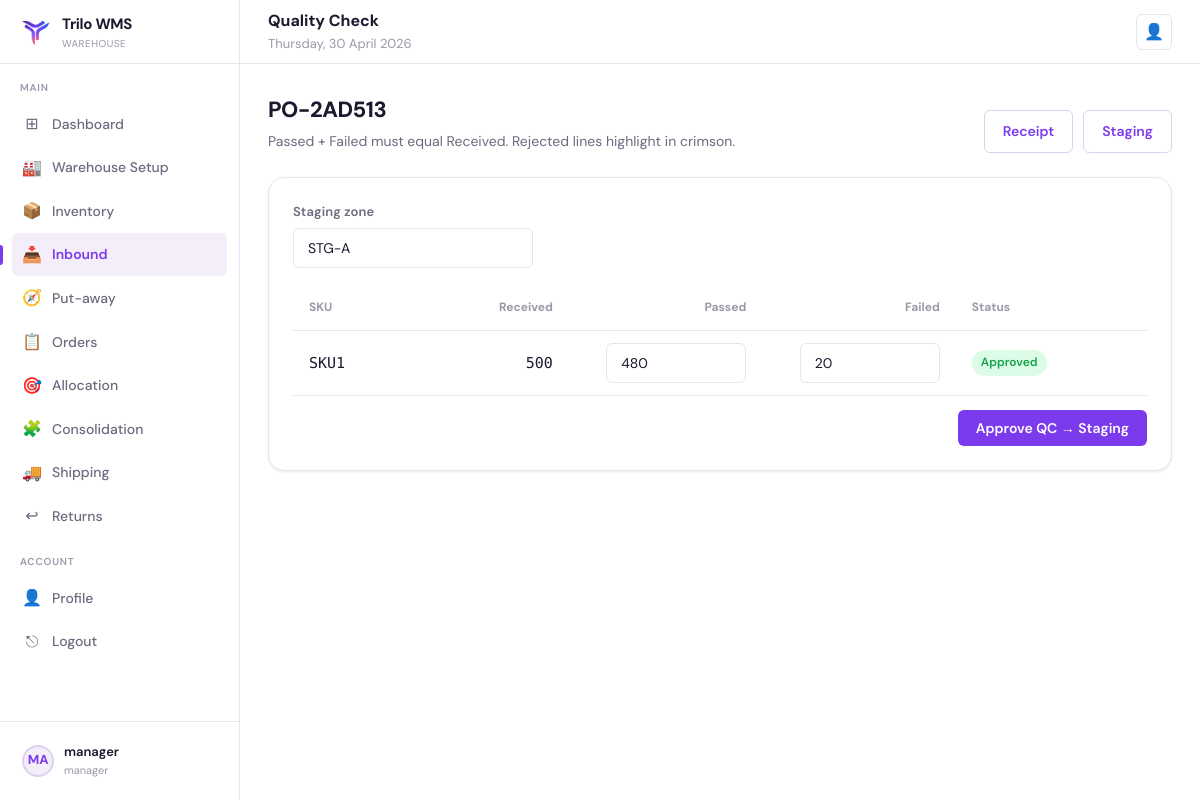
The page /inbound/11/qc/ (signed in) on the database its author committed.
### core/models.py (models this page shows, shortened)
class User(AbstractUser):
    class Role(models.TextChoices):
        ADMIN = "admin", "Admin"
        MANAGER = "manager", "Manager"
        PICKER = "picker", "Picker"
        PUTAWAY = "putaway", "Putaway"
        PACKER = "packer", "Packer"
    role = models.CharField(max_length=20, choices=Role.choices, default=Role.PICKER)
    employee_id = models.CharField(max_length=32, unique=True)
    warehouse = models.CharField(max_length=120, blank=True, null=True)
    assigned_warehouse = models.ForeignKey(
        "Warehouse",
        on_delete=models.SET_NULL,
        null=True,
        blank=True,
        related_name="workers",
    )

class PurchaseOrder(models.Model):
    class Status(models.TextChoices):
        CREATED = "created", "Created"
        ARRIVED = "arrived", "Arrived"
        RECEIVING = "receiving", "Receiving"
        QC = "qc", "QC"
        COMPLETED = "completed", "Completed"
    po_number = models.CharField(max_length=40, unique=True, db_index=True)
    supplier_name = models.CharField(max_length=200)
    expected_delivery_date = models.DateField(null=True, blank=True)
    status = models.CharField(max_length=20, choices=Status.choices, default=Status.CREATED)
    dock_number = models.CharField(max_length=40, blank=True, default="")
    created_at = models.DateTimeField(auto_now_add=True)

class QCCheck(models.Model):
    class Status(models.TextChoices):
        PENDING = "pending", "Pending"
        APPROVED = "approved", "Approved"
        REJECTED = "rejected", "Rejected"
    goods_receipt = models.ForeignKey(GoodsReceipt, on_delete=models.CASCADE, related_name="qc_checks")
    sku = models.ForeignKey(SKU, on_delete=models.PROTECT, related_name="qc_checks")
    received_qty = models.PositiveIntegerField(default=0)
    passed_qty = models.PositiveIntegerField(default=0)
    failed_qty = models.PositiveIntegerField(default=0)
    status = models.CharField(max_length=20, choices=Status.choices, default=Status.PENDING)
    remarks = models.TextField(blank=True, default="")
    class Meta:
        unique_together = ("goods_receipt", "sku")

class SKU(models.Model):
    class UnitType(models.TextChoices):
        UNIT = "unit", "Unit"
        BOX = "box", "Box"
        PALLET = "pallet", "Pallet"
    name = models.CharField(max_length=200)
    sku_code = models.CharField(max_length=80, unique=True)
    category = models.CharField(max_length=120, blank=True, default="")
    brand = models.CharField(max_length=120, blank=True, default="")
    unit_type = models.CharField(max_length=20, choices=UnitType.choices, default=UnitType.UNIT)
    weight = models.DecimalField(max_digits=10, decimal_places=2, default=0)
    dimensions = models.CharField(max_length=120, blank=True, default="")
    barcode = models.CharField(max_length=120, blank=True, default="")
    quantity = models.PositiveIntegerField(default=0)

### core/inbound_views.py (the view, shortened to what this page needs)
# urls.py: path("inbound/<int:po_id>/qc/", inbound_views.qc_screen, name="qc_screen"),
@login_required
@role_required("admin", "manager")
@require_http_methods(["GET", "POST"])
def qc_screen(request, po_id: int):
    po = get_object_or_404(PurchaseOrder.objects.prefetch_related("lines__sku"), pk=po_id)
    gr = GoodsReceipt.objects.filter(purchase_order=po, status=GoodsReceipt.Status.COMPLETED).order_by("-id").first()
    if not gr:
        messages.error(request, "Complete goods receipt first.")
        return redirect(f"/inbound/{po.id}/receipt/")
    for line in po.lines.all():
        if line.received_qty <= 0:
            continue
        QCCheck.objects.get_or_create(
            goods_receipt=gr,
            sku=line.sku,
            defaults={
                "received_qty": line.received_qty,
                "passed_qty": line.received_qty,
                "failed_qty": 0,
                "status": QCCheck.Status.PENDING,
            },
        )
    checks = list(QCCheck.objects.filter(goods_receipt=gr).select_related("sku"))
    return render(
        request,
        "inbound/qc_screen.html",
        {"po": po, "gr": gr, "checks": checks, "today_str": now_date_str()},
    )

### core/utils.py (called while the page is built)
def now_date_str() -> str:
    return timezone.localdate().strftime("%A, %d %B %Y")

### core/templates/inbound/qc_screen.html (shortened to what this page needs)
{% extends "base.html" %}
{% block header_title %}Quality Check{% endblock %}
{% block content %}
  <div class="page-header" style="display:flex;justify-content:space-between;align-items:flex-end;gap:12px;flex-wrap:wrap">
    <div>
      <div class="page-title">{{ po.po_number }}</div>
      <div class="page-subtitle">Passed + Failed must equal Received. Rejected lines highlight in crimson.</div>
    </div>
    <div style="display:flex; gap:10px; flex-wrap:wrap">
      <a class="btn btn-outline" href="/inbound/{{ po.id }}/receipt/">Receipt</a>
      <a class="btn btn-outline" href="/inbound/{{ po.id }}/staging/">Staging</a>
    </div>
  </div>
  <div class="card">
    <div class="card-body">
      <form method="post">
        <div class="form-group" style="max-width:240px">
          <label class="form-label" for="staging_zone">Staging zone</label>
          <input class="form-control" id="staging_zone" name="staging_zone" value="STG-A" />
        </div>
        <table style="width:100%; border-collapse:collapse">
          <thead>
            <tr style="background:var(--bg); border-bottom:1px solid var(--border)">
              <th style="text-align:left; padding:12px 16px; font-size:12px; color:var(--text-muted)">SKU</th>
              <th style="text-align:right; padding:12px 16px; font-size:12px; color:var(--text-muted)">Received</th>
              <th style="text-align:right; padding:12px 16px; font-size:12px; color:var(--text-muted)">Passed</th>
              <th style="text-align:right; padding:12px 16px; font-size:12px; color:var(--text-muted)">Failed</th>
              <th style="text-align:left; padding:12px 16px; font-size:12px; color:var(--text-muted)">Status</th>
            </tr>
          </thead>
          <tbody>
            {% for qc in checks %}
              <tr style="border-bottom:1px solid var(--border); {% if qc.status == 'rejected' %}background:#fff1f2{% endif %}">
                <td style="padding:12px 16px; font-family:var(--mono)">{{ qc.sku.sku_code }}</td>
                <td style="padding:12px 16px; text-align:right; font-family:var(--mono)">{{ qc.received_qty }}</td>
                <td style="padding:12px 16px; text-align:right">
                  <input class="form-control" style="max-width:140px; margin-left:auto" type="number" min="0" max="{{ qc.received_qty }}" name="pass_{{ qc.id }}" value="{{ qc.passed_qty }}" />
                </td>
                <td style="padding:12px 16px; text-align:right">
                  <input class="form-control" style="max-width:140px; margin-left:auto" type="number" min="0" max="{{ qc.received_qty }}" name="fail_{{ qc.id }}" value="{{ qc.failed_qty }}" />
                </td>
                <td style="padding:12px 16px">
                  <span class="badge {% if qc.status == 'rejected' %}badge-danger{% elif qc.status == 'approved' %}badge-success{% else %}badge-warning{% endif %}">
                    {{ qc.get_status_display }}
                  </span>
                </td>
              </tr>
            {% empty %}
              <tr><td colspan="5" style="padding:16px" class="muted">No received lines to QC.</td></tr>
            {% endfor %}
          </tbody>
        </table>
        <div style="display:flex; justify-content:flex-end; margin-top:14px">
          <button class="btn btn-primary" type="submit">Approve QC → Staging</button>
        </div>
      </form>
    </div>
  </div>
{% endblock %}

### core/templates/base.html (shortened to what this page needs)
{% load static %}
<!DOCTYPE html>
<html lang="en">
<head>
  <link rel="stylesheet" href="{% static 'css/base.css' %}"/>
</head>
<body class="{% block body_class %}{% endblock %}">
  {% block layout %}
  <div class="layout">
    <aside class="sidebar">
      <div class="sidebar-logo">
        <div class="logo-icon"><img src="{% static 'images/TriloLogo.png' %}" alt="Trilo WMS" width="32" height="32" /></div>
        <div>
          <div class="logo-text">Trilo WMS</div>
          <div class="logo-sub">Warehouse</div>
        </div>
      </div>
      <nav class="sidebar-nav">
        <div class="nav-section-label">Main</div>
        <a class="nav-item {% if request.path == '/dashboard/' %}active{% endif %}" href="/dashboard/">
          <span class="nav-icon">⊞</span> Dashboard
        </a>
        {% if request.user.role == 'manager' %}
          <a class="nav-item {% if request.path|slice:":11" == '/warehouse/' %}active{% endif %}" href="/warehouse/">
            <span class="nav-icon">🏭</span> Warehouse Setup
          </a>
          <a class="nav-item {% if request.path|slice:":11" == '/inventory/' %}active{% endif %}" href="/inventory/">
            <span class="nav-icon">📦</span> Inventory
          </a>
          <a class="nav-item {% if request.path|slice:":9" == '/inbound/' %}active{% endif %}" href="/inbound/">
            <span class="nav-icon">📥</span> Inbound
          </a>
          <a class="nav-item {% if request.path|slice:":18" == '/inbound/putaway/' %}active{% endif %}" href="/inbound/putaway/tasks/">
            <span class="nav-icon">🧭</span> Put-away
          </a>
          <a class="nav-item {% if request.path|slice:":8" == '/orders/' %}active{% endif %}" href="/orders/">
            <span class="nav-icon">📋</span> Orders
          </a>
          <a class="nav-item {% if request.path|slice:":12" == '/allocation/' %}active{% endif %}" href="/allocation/">
            <span class="nav-icon">🎯</span> Allocation
          </a>
          <a class="nav-item {% if request.path|slice:":15" == '/consolidation/' %}active{% endif %}" href="/consolidation/">
            <span class="nav-icon">🧩</span> Consolidation
          </a>
          <a class="nav-item {% if request.path|slice:":10" == '/shipping/' %}active{% endif %}" href="/shipping/">
            <span class="nav-icon">🚚</span> Shipping
          </a>
          <a class="nav-item {% if request.path|slice:":9" == '/returns/' %}active{% endif %}" href="/returns/">
            <span class="nav-icon">↩</span> Returns
          </a>
        {% endif %}
        <div class="nav-section-label">Account</div>
        <a class="nav-item {% if request.path == '/profile/' %}active{% endif %}" href="/profile/">
          <span class="nav-icon">👤</span> Profile
        </a>
        <a class="nav-item" href="/logout/"><span class="nav-icon">⎋</span> Logout</a>
      </nav>
      <div class="sidebar-footer">
        <a class="sidebar-user" href="/profile/">
          <div class="user-avatar">{{ request.user.get_full_name|default:request.user.username|slice:":2"|upper }}</div>
          <div class="user-info">
            <div class="user-name">{{ request.user.get_full_name|default:request.user.username }}</div>
            <div class="user-role">{{ request.user.role|default:"" }}</div>
          </div>
        </a>
      </div>
    </aside>
    <header class="header">
      <div style="flex:1">
        <div class="header-title">{% block header_title %}Dashboard{% endblock %}</div>
        <div class="header-breadcrumb">{% block header_subtitle %}{{ today_str }}{% endblock %}</div>
      </div>
      <div class="header-actions">
        <a class="header-btn" href="/profile/" title="Profile">👤</a>
      </div>
    </header>
    <main class="main">
      {% block content %}{% endblock %}
    </main>
  </div>
  {% endblock %}
</body>
</html>

### rows shown on the page
User: user.get_full_name "MA", user.get_full_name "manager", user.role "manager"
PurchaseOrder: po_number "PO-2AD513"
QCCheck: sku.sku_code "SKU1", received_qty "500", passed_qty "480", failed_qty "20", status "Approved"

### other values the page prints
{{ today_str }} "Thursday, 30 April 2026"
